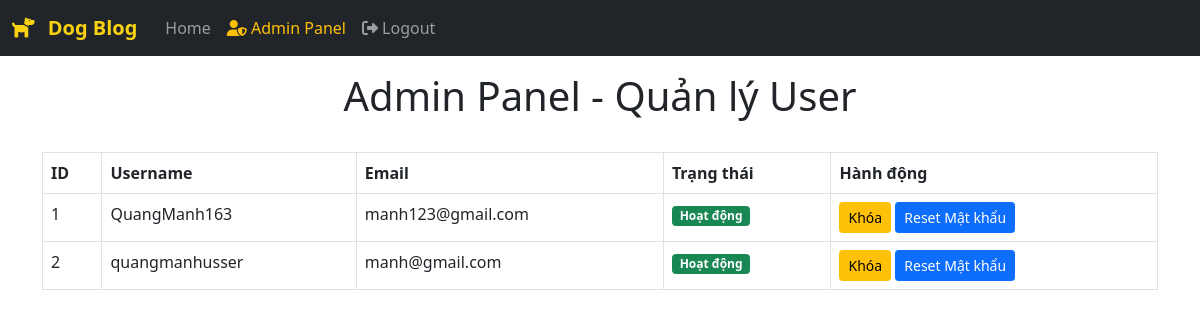
The app's page /admin (signed in), older data.
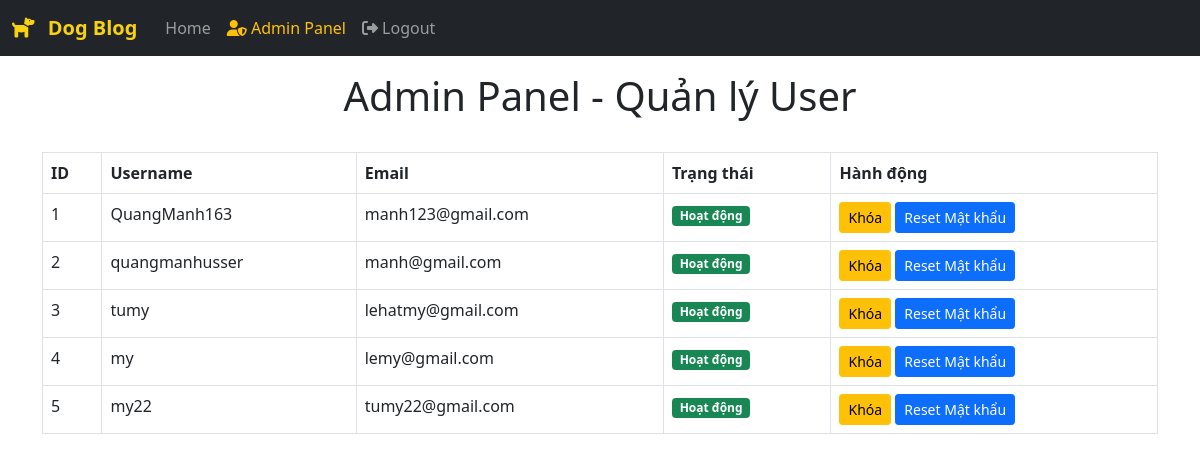
The same page, newer data.
### website/models.py (models this page shows)
class User(db.Model, UserMixin):
    id = db.Column(db.Integer, primary_key=True)
    email = db.Column(db.String(150), unique=True)
    username = db.Column(db.String(150), unique=True)
    password = db.Column(db.String(150))
    date_created = db.Column(db.DateTime(timezone=True), default=func.now())
    is_admin = db.Column(db.Boolean, default=False)  # Thêm trường này
    is_blocked = db.Column(db.Boolean, default=False)  # Thêm để block user
    posts = db.relationship('Post', backref='user', passive_deletes=True)
    comments = db.relationship('Comment', backref='user', passive_deletes=True)
    likes = db.relationship('Like', backref='user', passive_deletes=True)

### website/views.py (the view)
@views.route("/admin")
@login_required
def admin():
    if not current_user.is_admin:
        flash("Bạn không có quyền truy cập vào trang Admin!", category="error")
        return redirect(url_for("views.home"))
    users = User.query.all()
    return render_template("admin.html", users=users, user=current_user)

### website/__init__.py (called while the page is built)
def create_app():
    app = Flask(__name__)
    app.config['SECRET_KEY'] = "helloworld"
    app.config['SQLALCHEMY_DATABASE_URI'] = f'sqlite:///{DB_NAME}'
    db.init_app(app)
    migrate = Migrate(app, db)
    from .views import views
    from .auth import auth
    app.register_blueprint(views, url_prefix="/")
    app.register_blueprint(auth, url_prefix="/")
    from .models import User, Post, Comment, Like
    create_database(app)
    login_manager = LoginManager()
    login_manager.login_view = "auth.login"
    login_manager.init_app(app)
    @login_manager.user_loader
    def load_user(id):
        return User.query.get(int(id))
    return app

### website/templates/admin.html (shortened to what this page needs)
{% extends "base.html" %}
{% block content %}
    <h1 class="text-center">Admin Panel - Quản lý User</h1>
    <br>
    <table class="table table-bordered">
        <thead class="thead-dark">
            <tr>
                <th>ID</th>
                <th>Username</th>
                <th>Email</th>
                <th>Trạng thái</th>
                <th>Hành động</th>
            </tr>
        </thead>
        <tbody>
            {% for user in users %}
                <tr>
                    <td>{{ user.id }}</td>
                    <td>{{ user.username }}</td>
                    <td>{{ user.email }}</td>
                    <td>
                        {% if user.is_blocked %}
                            <span class="badge bg-danger">Bị khóa</span>
                        {% else %}
                            <span class="badge bg-success">Hoạt động</span>
                        {% endif %}
                    </td>
                    <td>
                        <a href="{{ url_for('views.block_user', user_id=user.id) }}" class="btn btn-warning btn-sm">
                            {% if user.is_blocked %}Mở khóa{% else %}Khóa{% endif %}
                        </a>
                        <a href="{{ url_for('views.reset_password', user_id=user.id) }}" class="btn btn-primary btn-sm">
                            Reset Mật khẩu
                        </a>
                    </td>
                </tr>
            {% endfor %}
        </tbody>
    </table>
{% endblock %}

### website/templates/base.html (shortened to what this page needs)
<!DOCTYPE html>
<html lang="en">
  <head>
    <link
      href="https://cdn.jsdelivr.net/npm/bootstrap@5.0.2/dist/css/bootstrap.min.css"
      rel="stylesheet"
    />
  </head>
  <body>
    <nav class="navbar navbar-expand-lg navbar-dark bg-dark">
      <div class="container-fluid">
        <a class="navbar-brand label-text" href="#">
          <i class="fas fa-dog"></i> Dog Blog
        </a>
        <div class="collapse navbar-collapse" id="navbar">
          <div class="navbar-nav">
            <a class="nav-item nav-link" href="/home">Home</a>
            {% if user.is_authenticated %}
                {% if user.is_admin %}
                    <a class="nav-item nav-link text-warning" href="{{ url_for('views.admin') }}">
                        <i class="fas fa-user-shield"></i> Admin Panel
                    </a>
                {% endif %}
                <a class="nav-item nav-link" href="/logout"><i class="fas fa-sign-out-alt"></i> Logout</a>
            {% else %}
                <a class="nav-item nav-link" href="/login"><i class="fas fa-sign-in-alt"></i> Login</a>
                <a class="nav-item nav-link" href="/sign-up"><i class="fas fa-user-plus"></i> Sign Up</a>
            {% endif %}
          </div>
        </div>
      </div>
    </nav>
    <div class="container">{% block content %}{% endblock %}</div>
  </body>
</html>

### website/templates/base.html (style rules this page uses)
.label-text { font-size: 20px; font-weight: bold; color: #f8d210 !important; text-decoration: none; margin-right: 20px; }
.label-text i { margin-right: 8px; }

Row changes from the older to the newer data that the page shows:
added User: id "3", username "tumy", email "lehatmy@gmail.com", is_blocked "Hoạt động"
added User: id "4", username "my", email "lemy@gmail.com", is_blocked "Hoạt động"
added User: id "5", username "my22", email "tumy22@gmail.com", is_blocked "Hoạt động"
